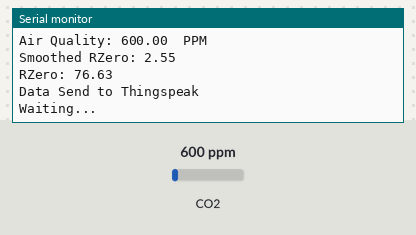
This sketch was run on a simulated ESP8266 (NodeMCU). On the bench: the last lines printed to the serial monitor. The test bench sets the inputs (shaded band); at power-on: CO2 600 ppm. WiFi joins after 1.5 s; servers stay silent unless stated.

Above: at 2.7 s.
2.8 s: CO2 set to 452 ppm
At 3.87 s:
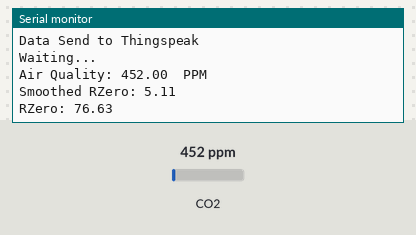
4.3 s: CO2 set to 1050 ppm
At 6.07 s:
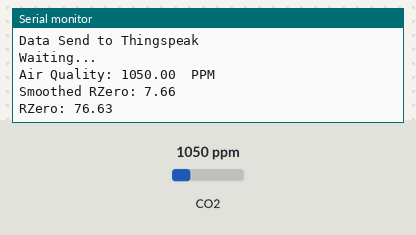
Timing chart, 0 to 7.6 s (numbered marks = the images above; inputs shaded):
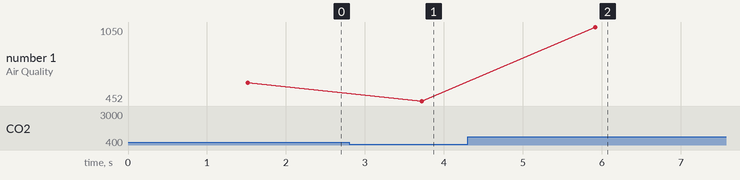

Measured:
- after the input at 2.8 s, the serial monitor: prints a new line after 0.92 s (image 1)
- after the input at 4.3 s, the serial monitor: prints a new line after 1.6 s (image 2)
- plotted number 1: 600 → 452 after the input at 2.8 s, 452 → 1050 after the input at 4.3 s

The sketch:

MQ135_Thingspeak_Smoothing.ino
```cpp
#include <MQ135.h>
#include <ESP8266WiFi.h>
#include <SPI.h>
#include <Wire.h>

#define PARA 116.6020682
#define PARB 2.769034857

String apiKey = "9S0G453GEETBMM30"; // Enter your Write API key from ThingSpeak
//const char *ssid = "Samsung Bulldodger";     // replace with your wifi ssid and wpa2 key
//const char *pass = "kammu seperti jelly";
const char *ssid = "CCIT Group Indonesia";     // replace with your wifi ssid and wpa2 key
const char *pass = "itemitemputih";
const char* server = "api.thingspeak.com";

const int numReadings = 30;
float mqread[numReadings];
float mqavg = 0;
float mqtotal = 0;
int mqindex = 0;
int totalindex = 0;

WiFiClient client;

void setup()
{
  Serial.begin(115200);
  delay(10);

  Serial.println("Connecting to ");
  Serial.println(ssid);

  WiFi.begin(ssid, pass);

  while (WiFi.status() != WL_CONNECTED){
    delay(500);
    Serial.print(".");
  }

  Serial.println("");
  Serial.println("WiFi connected");

  for (int i = 0; i < numReadings; i++) {
      mqread[i] = 0;
  }
}

void loop()  {
  //Smoothing Algorithm
  MQ135 gasSensor = MQ135(A0);
  mqtotal = mqtotal - mqread[mqindex];
  mqread[mqindex] = gasSensor.getRZero();
  mqtotal = mqtotal + mqread[mqindex];
  mqindex = mqindex + 1;
  totalindex = totalindex + 1;

  if (mqindex >= numReadings) {
    mqindex = 0;
  }

  mqavg = mqtotal / numReadings;

  //MQ1345 Variable Function
  float air_quality = gasSensor.getPPM();
  float RZero = gasSensor.getRZero();
  float Res = gasSensor.getResistance();
    float NewPPM;
    if (totalindex <= numReadings) {
      NewPPM = PARA * pow((Res/RZero), -PARB);
    } else{
      NewPPM = PARA * pow((Res/mqavg), -PARB);
    }

  Serial.print("Air Quality: ");
  Serial.print(NewPPM);
  Serial.println("  PPM");
  Serial.print("Smoothed RZero: ");
  Serial.println(mqavg);
  Serial.print("RZero: ");
  Serial.println(RZero);
  Serial.println();

  if (client.connect(server, 80)) {// "184.106.153.149" or api.thingspeak.com
    String postStr = apiKey;
    postStr += "&field1=";
    postStr += String(NewPPM);
    postStr +="&field2=";
    postStr += String(mqavg);
    postStr +="&field3=";
    postStr += String(RZero);
    postStr += "\r\n\r\n\r\n";

    client.print("POST /update HTTP/1.1\n");
    client.print("Host: api.thingspeak.com\n");
    client.print("Connection: close\n");
    client.print("X-THINGSPEAKAPIKEY: " + apiKey + "\n");
    client.print("Content-Type: application/x-www-form-urlencoded\n");
    client.print("Content-Length: ");
    client.print(postStr.length());
    client.print("\n\n");
    client.print(postStr);

    Serial.println("Data Send to Thingspeak");
  }

  client.stop();
  Serial.println("Waiting...");

  delay(2000);      // thingspeak needs minimum 15 sec delay between updates.
}
```
